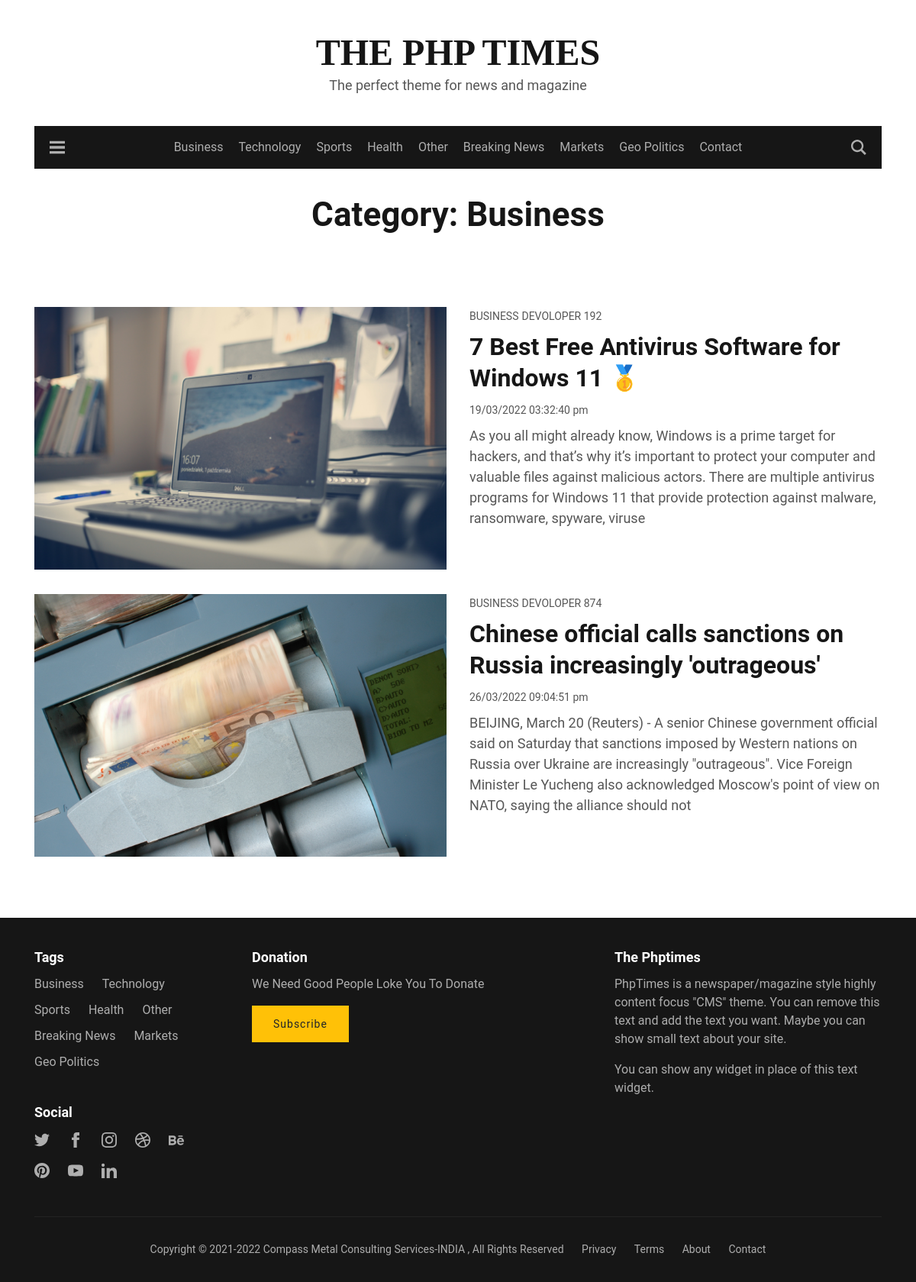
Page /categories-page.php?cat=Business on the earlier database version.
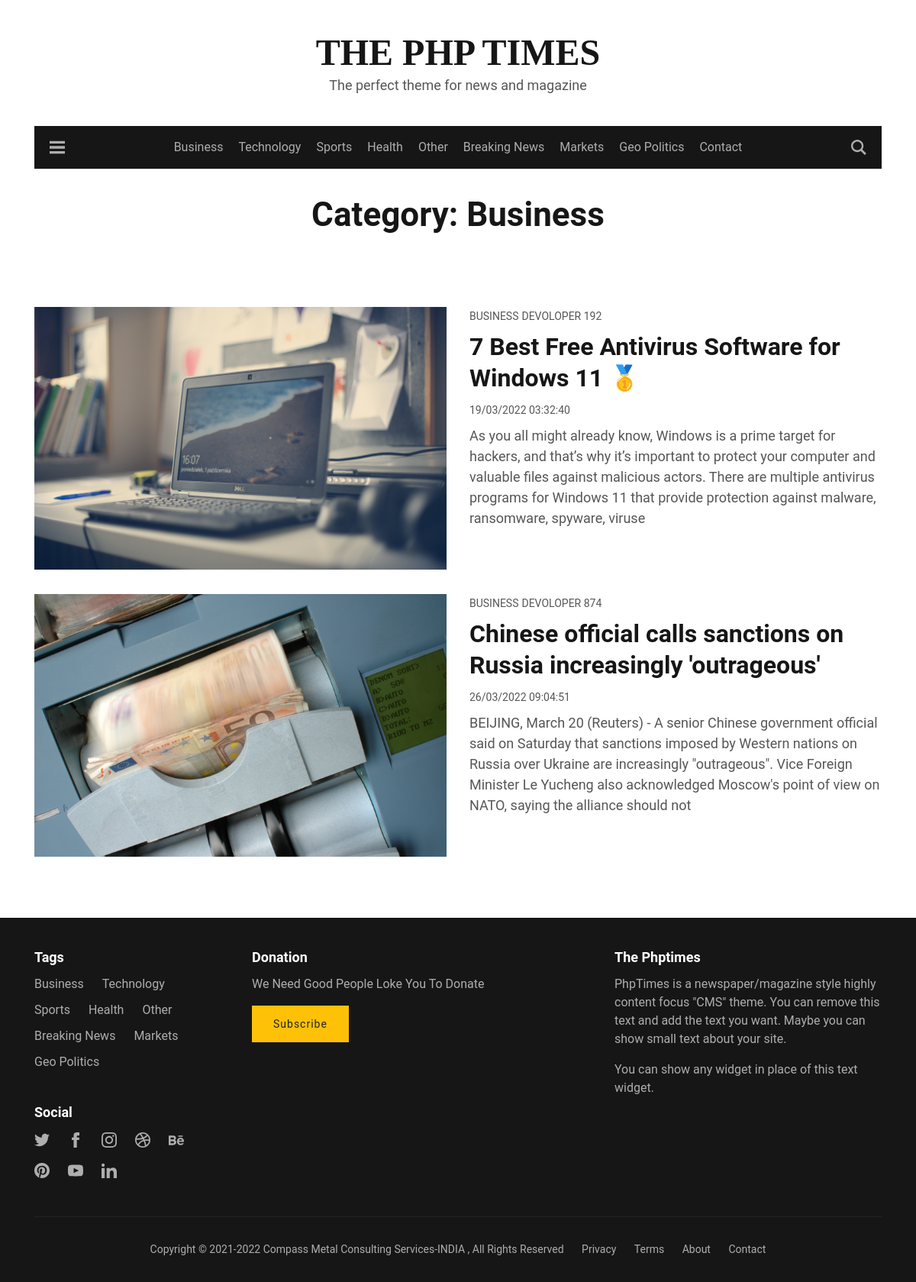
Same page on the later database version.
### tables this page shows
CREATE TABLE `categories` (
  `id` int(10) NOT NULL,
  `datetime` varchar(250) NOT NULL,
  `name` varchar(255) NOT NULL,
  `categoryname` varchar(255) NOT NULL
);

CREATE TABLE `new_post` (
  `id` int(10) NOT NULL,
  `datetime` varchar(50) NOT NULL,
  `title` varchar(200) NOT NULL,
  `category` varchar(100) NOT NULL,
  `author` varchar(100) NOT NULL,
  `image` varchar(200) NOT NULL,
  `post` varchar(1000) NOT NULL
);

### categories-page.php (the view, shortened to what this page needs)
<?php
require_once './partials/_header.php';
$pageCategory = $_GET['cat'];
?>
<div class="main-content-area">
    <div class="container">
        <div class="cover-wrap text-center">
            <div class="cover-inner m-auto">
                <h1 class="name">Category: <?=$pageCategory?>
                </h1>
            </div>
        </div>
        <?php
        $sql ="SELECT * FROM new_post WHERE category = '$pageCategory'";
        $exe =mysqli_query($conn, $sql);
         while ($rows = mysqli_fetch_array($exe)) :
                        $postid = $rows['id'];
                        $datetime = $rows['datetime'];
                        $title = $rows['title'];
                        $author = $rows['author'];
                        $image = $rows['image'];
                        $post = $rows['post']; ?>
        <div class="post-item clearfix post">
            <div class="row">
                <div class="col-md-6">
                    <a href="blog-single.php?id=<?= $postid ?>">
                        <div class="featured-image-wrap">
                            <div class="featured-image"
                                style="background-image:url(./admin/<?= $image ?>);">
                            </div>
                        </div>
                    </a>
                </div>
                <div class="col-md-6 content-wrap">
                    <div class="primary-tag">
                        <a href="#" rel="category tag"><?=$pageCategory?></a>
                        <a href="#" rel="Author tag"><?=$author?></a>
                    </div>
                    <h2 class="title"><a
                            href="blog-single.php?id=<?= $postid ?>">
                            <?= $title?>
                        </a>
                    </h2>
                    <time class="date"
                        datetime="<?= htmlentities($datetime); ?>"><?= htmlentities($datetime); ?></time>
                    <div class="excerpt">
                        <p>
                            <?php
                             $excerpt = substr($post, 0, 320);
                        echo html_entity_decode($excerpt); ?>
                        </p>
                    </div>
                </div>
            </div>
        </div>
        <?php endwhile ?>
    </div>
</div>
<?php require_once './partials/_footer.php';

### partials/_header.php (shortened to what this page needs)
<!DOCTYPE html>
<html lang="en">
<head>
    <link rel='stylesheet' href='libs/bootstrap/css/bootstrap.min.css' type='text/css' media='all' />
    <link rel='stylesheet' href='style.css' type='text/css' media='all' />
</head>
<body>
    <header class="site-header">
        <div class="container-fluid">
            <!DOCTYPE html>
            <html lang="en">
            <head>
                <link rel='stylesheet' href='libs/bootstrap/css/bootstrap.min.css' type='text/css' media='all' />
                <link rel='stylesheet' href='style.css' type='text/css' media='all' />
            </head>
            <body>
                    <div class="container">
                        <div class="header-wrapper text-center">
                            <a class="text-logo" href="index.php">The Php Times</a>
                            <div class="site-description">The perfect theme for news and magazine</div>
                        </div>
                    </div>
                    <?php require_once '_navbar.php'; ?>
                </header>
        <?php require_once '_navbar.php'; ?>

### partials/_navbar.php (shortened to what this page needs)
<nav class="site-navbar-wrap">
    <div class="container">
        <div class="navbar-inner d-flex">
            <span class="menu-button d-inline-flex menu-open"><svg xmlns="http://www.w3.org/2000/svg" width="24"
                    height="24" viewBox="0 0 24 24">
                    <path d="M24 6h-24v-4h24v4zm0 4h-24v4h24v-4zm0 8h-24v4h24v-4z" />
                </svg></span>
            <ul id="menu-main-menu" class="navbar-nav m-auto text-center main-menu d-none d-lg-flex">
                <?php
                $conn = mysqli_connect('localhost', 'root', '', 'php-blog');
                $res = mysqli_query($conn, "SELECT categoryname FROM  categories");
                while ($row=mysqli_fetch_assoc($res)) : ?>
                <li class="menu-item">
                    <a
                        href="categories-page.php?cat=<?= $row['categoryname'] ?>"><?= $row['categoryname']?></a>
                </li>
                <?php endwhile ?>
                <li class="menu-item"><a href="contact.php">Contact</a></li>
            </ul>
            <span class="search-button d-inline-flex search-open">
            </span>
        </div>
    </div>
</nav>

### partials/_footer.php (shortened to what this page needs)
<footer class="site-footer ">
    <div class="container">
        <div class="row">
            <div class="col-md-3">
                <div class="widget widget_tag_cloud">
                    <h4 class="widget-title">Tags</h4>
                    <div class="tagcloud">
                        <?php
                         $conn = mysqli_connect('localhost', 'shuv', '123', 'php-blog');
                         $res = mysqli_query($conn, "SELECT categoryname FROM  categories");
                         while ($row=mysqli_fetch_assoc($res)) { ?>
                        <a href="category-business.php"><?= $row['categoryname']?></a>
                        <?php   } ?>
                    </div>
                </div>
                <div class="widget widget_gbj_social_links_widget">
                    <h4 class="widget-title">Social</h4>
                    <div class="content">
                        <ul class="social-links">
                            <li><a href="#">
                                </a>
                            </li>
                            <li>
                                <a href="#">
                                    <svg xmlns="http://www.w3.org/2000/svg" width="24" height="24" viewBox="0 0 24 24">
                                        <path
                                            d="M9 8h-3v4h3v12h5v-12h3.642l.358-4h-4v-1.667c0-.955.192-1.333 1.115-1.333h2.885v-5h-3.808c-3.596 0-5.192 1.583-5.192 4.615v3.385z" />
                                    </svg>
                                </a>
                            </li>
                            <li>
                                <a href="#">
                                </a>
                            </li>
                            <li>
                                <a href="#">
                                </a>
                            </li>
                            <li>
                                <a href="#">
                                </a>
                            </li>
                            <li>
                                <a href="#">
                                </a>
                            </li>
                            <li><a href="#">
                                </a>
                            </li>
                            <li><a href="#">
                                </a>
                            </li>
                        </ul>
                    </div>
                </div>
            </div>
            <div class="col-md-5">
                <div id="mc4wp_form_widget-2" class="widget widget_mc4wp_form_widget">
                    <h4 class="widget-title">Donation</h4>
                    <form id="mc4wp-form-1" class="mc4wp-form mc4wp-form-114" method="post" data-id="114" data-name="">
                        <div class="mc4wp-form-fields">
                            <p>We Need Good People Loke You To Donate</p>
                            <button type="submit" class="btn btn-warning hvr-push">
                                Subscribe
                            </button>
                        </div>
                    </form>
                </div>
            </div>
            <div class="col-md-4">
                <div class="widget widget_text">
                    <h4 class="widget-title">The Phptimes</h4>
                    <div class="textwidget">
                        <p>PhpTimes is a newspaper/magazine style highly content focus "CMS" theme. You can
                            remove this text and add the text you want. Maybe you can show small text about your
                            site.</p>
                        <p>You can show any widget in place of this text widget.</p>
                    </div>
                </div>
            </div>
        </div>
        <div class="row">
            <div class="col">
                <div class="copyright-wrap text-center">
                    <div class="copyright-info">
                        Copyright &copy; 2021-<?= date('Y') ?> Compass Metal
                        Consulting Services-INDIA , All Rights Reserved
                        <div class="custom-links">
                            <ul id="menu-footer-menu" class="menu">
                                <li><a href="privacy.php">Privacy</a></li>
                                <li><a href="terms.php">Terms</a></li>
                                <li><a href="about.php">About</a></li>
                                <li><a href="contact.php">Contact</a></li>
                            </ul>
                        </div>
                    </div>
                </div>
            </div>
        </div>
</footer>
</body>
</html>

### style.css (style rules this page uses)
body { font-family:Roboto; color:#565656; line-height:1.5; font-display: swap; }
body p { font-family:Roboto; color:#565656; line-height:1.5; font-display: swap; }
footer p { font-family:Roboto; color:rgb(174, 174, 174); line-height:1.5; font-display: swap; }
.h1,.h2,.h3,.h4,.h5,.h6,h1,h2,h3,h4,h5,h6 { color:#161616; font-weight:600; line-height:1.3; margin-bottom:.75rem }
.h1,h1 { font-size:2.75rem }
.h2,h2 { font-size:2rem }
.h4,h4 { font-size:1.125rem }
a { color:#275beb; transition:all .25s }
svg { fill:currentColor }
.btn,input[type=submit] { padding:0 1.75rem; border-radius:0; font-size:.875rem; font-family:Roboto,sans-serif; letter-spacing:1px; line-height:48px; border:none; font-display: swap; }
dl,ol,ul { padding-left:1.3rem }
.site-header .header-wrapper { margin-top:40px; margin-bottom:40px }
.site-header .text-logo { font-family:"Oswald",serif; font-size:3rem; line-height:1.2; font-weight:700; color:#161616; text-transform:uppercase; font-display: swap; }
.site-header .site-description { font-size:1.125rem }
.site-header .navbar-inner { -ms-flex:0 0 100%; flex:0 0 100%; border-top:4px solid #161616; border-bottom:4px solid #161616; background: #161616; height:56px; -ms-flex-pack:justify; justify-content:space-between }
.site-header .navbar-inner .menu-button,.site-header .navbar-inner .search-button { width:20px; height:20px; margin-top:12px }
.site-header .navbar-inner .menu-button svg,.site-header .navbar-inner .search-button svg { color:#aeaeae; cursor:pointer; transition:all .25s }
.site-header .navbar-inner .menu-button { margin-left:20px; }
.site-header .navbar-inner .search-button { margin-right:20px; }
.site-header .navbar-inner .main-menu { font-weight:400; -ms-flex-direction:row; flex-direction:row; }
.site-header .navbar-inner .main-menu li { margin:0 10px; position:relative }
.site-header .navbar-inner .main-menu li a { color:#aeaeae; line-height:3rem; display:block; }
.hvr-push { display: inline-block; vertical-align: middle; -webkit-transform: perspective(1px) translateZ(0); transform: perspective(1px) translateZ(0); box-shadow: 0 0 1px rgba(0, 0, 0, 0); }
.post-item { margin-bottom:32px }
.post-item .featured-image-wrap { overflow:hidden }
.post-item .featured-image-wrap .featured-image { height:344px; background-size:cover; background-position:center; background-repeat:no-repeat; transition:all .25s ease-in-out }
.post-item .content-wrap .primary-tag { margin-bottom:8px }
.post-item .content-wrap .primary-tag a { text-transform:uppercase; font-size:.875rem; color:#565656 }
.post-item .content-wrap .title { margin-bottom:8px }
.post-item .content-wrap .title a { color:#161616 }
.post-item .content-wrap .date { font-size:.875rem; margin-bottom:8px }
.post-item .content-wrap .excerpt { margin-top:8px; font-family:"Roboto",serif; font-size:1.125rem; line-height:1.7; font-display: swap; }
.main-content-area { padding-top:32px; overflow:hidden }
.site-footer { background-color:#161616; color:#aeaeae; padding:40px 0 32px; margin-top:48px }
.site-footer a { color:#aeaeae }
.site-footer .widget { margin-bottom:32px }
.site-footer .widget .widget-title { color:#fff; margin-bottom:12px }
.site-footer .widget ul { padding:0; margin:0 }
.site-footer .widget ul li { list-style:none; position:relative; margin-bottom:16px }
.site-footer .widget .tagcloud a { font-size:1rem!important; display:-ms-inline-flexbox; display:inline-flex; text-transform:capitalize; white-space:nowrap; margin:0 20px 10px 0 }
.site-footer .widget .social-links { padding:0; margin:0 }
.site-footer .widget .social-links li { list-style:none; display:-ms-inline-flexbox; display:inline-flex; margin-right:20px; margin-bottom:16px }
.site-footer .widget .social-links li a svg { width:20px; height:20px }
.site-footer .copyright-wrap { font-size:.875rem; border-top:1px solid #232323; padding-top:32px }
.site-footer .copyright-wrap .copyright-info { display:inline-block }
.site-footer .copyright-wrap .custom-links { display:inline-block }
.site-footer .copyright-wrap .custom-links ul { padding:0; margin:0 }
.site-footer .copyright-wrap .custom-links ul li { display:-ms-inline-flexbox; display:inline-flex; list-style:none }
.site-footer .copyright-wrap .custom-links ul li a { margin-left:20px }
.cover-wrap { margin-bottom:32px; padding:0 24px 48px 24px; position:relative; background-size:cover; background-position:center }
.cover-wrap .cover-inner { max-width:700px; position:relative }

Differences in the rows shown:
changed new_post "7 Best Free Antivirus Software for Windows 11 🥇": datetime "19/03/2022 03:32:40 pm" → "19/03/2022 03:32:40"
changed new_post "Chinese official calls sanctions on Russia increasingly 'outrageous'": datetime "26/03/2022 09:04:51 pm" → "26/03/2022 09:04:51"
